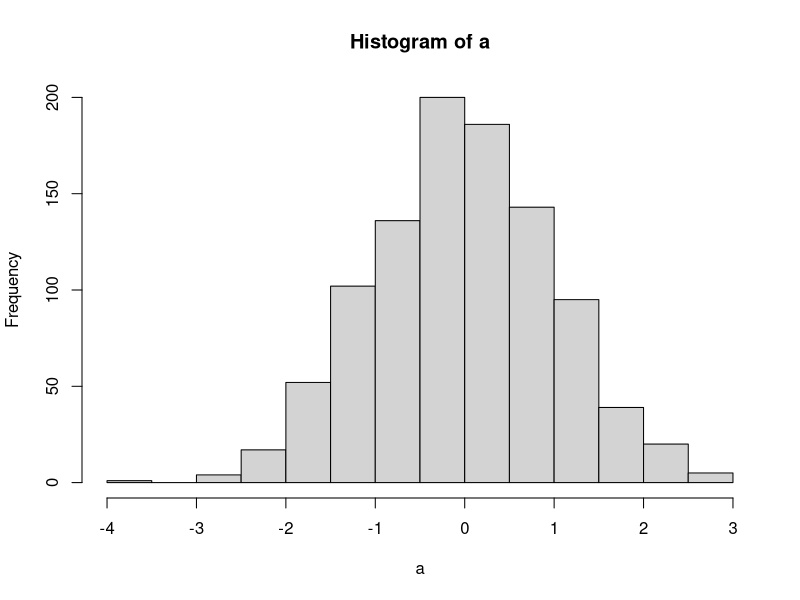

Source code (R):
## ---- chunk 1
a = rnorm(1000)
hist(a)
